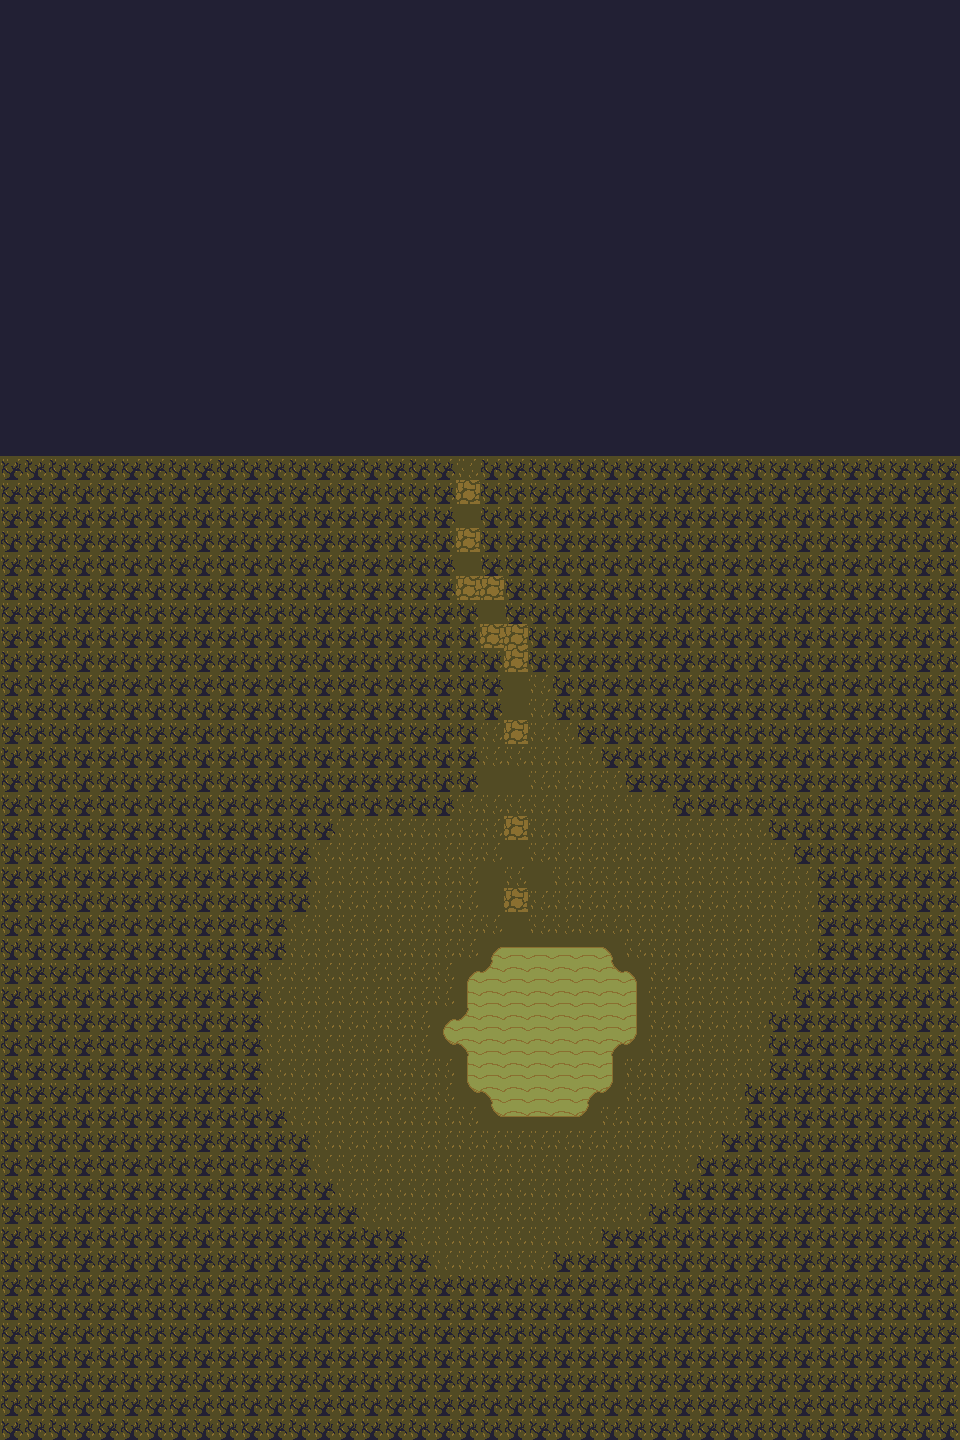

A 2D game scene composited from a Tiled map and its tileset images. What follows is a short description and the map's XML, with each tile layer's data collapsed to a summary:
An orthogonal 40x60 tile map with 24x24 px tiles, 4 tile layers (Water, Ground, Path, Trees) and 3 objects (Player, FishingSpot, Warp).

<map version="1.0" tiledversion="1.1.4" orientation="orthogonal" renderorder="right-down" width="40" height="60" tilewidth="24" tileheight="24" infinite="0" nextobjectid="7">
 <tileset firstgid="1" source="tiles.tsx" />
 <layer name="Water" width="40" height="60">
  <data>[2400 cells, 59 non-empty, 1 distinct tile ids]</data>
 </layer>
 <layer name="Ground" width="40" height="60">
  <data>[2400 cells, 2371 non-empty, 14 distinct tile ids]</data>
 </layer>
 <layer name="Path" width="40" height="60">
  <data>[2400 cells, 10 non-empty, 1 distinct tile ids]</data>
 </layer>
 <objectgroup name="Object Layer 1" visible="0">
  <object id="1" name="Player" x="576" y="840" width="24" height="24" />
 </objectgroup>
 <objectgroup name="FishingSpots">
  <object id="4" type="FishingSpot" x="420.333" y="920.667" width="248.25" height="220.667" />
 </objectgroup>
 <objectgroup name="Warps">
  <object id="3" type="Warp" x="456" y="456" width="24" height="24">
   <properties>
    <property name="map" value="maps/outside house.lua" />
    <property name="x" type="int" value="27" />
    <property name="y" type="int" value="80" />
   </properties>
  </object>
 </objectgroup>
 <layer name="Trees" width="40" height="60">
  <data>[2400 cells, 2019 non-empty, 3 distinct tile ids]</data>
 </layer>
 <objectgroup name="Sprites" />
</map>
